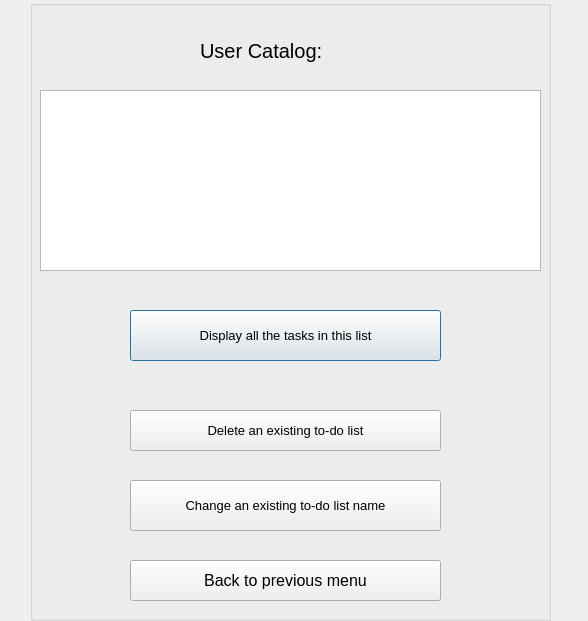
<?xml version="1.0" encoding="UTF-8"?>
<ui version="4.0">
 <class>thirdmain</class>
 <widget class="QDialog" name="thirdmain">
  <property name="geometry">
   <rect>
    <x>0</x>
    <y>0</y>
    <width>588</width>
    <height>621</height>
   </rect>
  </property>
  <property name="windowTitle">
   <string>Dialog</string>
  </property>
  <widget class="QGroupBox" name="groupBox">
   <property name="geometry">
    <rect>
     <x>30</x>
     <y>0</y>
     <width>521</width>
     <height>621</height>
    </rect>
   </property>
   <property name="title">
    <string/>
   </property>
   <widget class="QPushButton" name="pushButton_2">
    <property name="geometry">
     <rect>
      <x>100</x>
      <y>310</y>
      <width>311</width>
      <height>51</height>
     </rect>
    </property>
    <property name="font">
     <font>
      <pointsize>10</pointsize>
     </font>
    </property>
    <property name="text">
     <string>Display all the tasks in this list</string>
    </property>
   </widget>
   <widget class="QPushButton" name="pushButton">
    <property name="geometry">
     <rect>
      <x>100</x>
      <y>410</y>
      <width>311</width>
      <height>41</height>
     </rect>
    </property>
    <property name="font">
     <font>
      <pointsize>10</pointsize>
     </font>
    </property>
    <property name="text">
     <string>Delete an existing to-do list</string>
    </property>
   </widget>
   <widget class="QPushButton" name="pushButton_5">
    <property name="geometry">
     <rect>
      <x>100</x>
      <y>480</y>
      <width>311</width>
      <height>51</height>
     </rect>
    </property>
    <property name="font">
     <font>
      <pointsize>10</pointsize>
     </font>
    </property>
    <property name="text">
     <string>Change an existing to-do list name</string>
    </property>
   </widget>
   <widget class="QPushButton" name="pushButton_3">
    <property name="geometry">
     <rect>
      <x>100</x>
      <y>560</y>
      <width>311</width>
      <height>41</height>
     </rect>
    </property>
    <property name="font">
     <font>
      <pointsize>12</pointsize>
     </font>
    </property>
    <property name="text">
     <string>Back to previous menu</string>
    </property>
   </widget>
   <widget class="QTableView" name="tableView">
    <property name="geometry">
     <rect>
      <x>10</x>
      <y>90</y>
      <width>501</width>
      <height>181</height>
     </rect>
    </property>
    <property name="font">
     <font>
      <pointsize>10</pointsize>
     </font>
    </property>
   </widget>
   <widget class="QLabel" name="label">
    <property name="geometry">
     <rect>
      <x>170</x>
      <y>30</y>
      <width>211</width>
      <height>41</height>
     </rect>
    </property>
    <property name="font">
     <font>
      <pointsize>15</pointsize>
     </font>
    </property>
    <property name="text">
     <string>User Catalog:</string>
    </property>
   </widget>
  </widget>
 </widget>
 <resources/>
 <connections/>
</ui>
